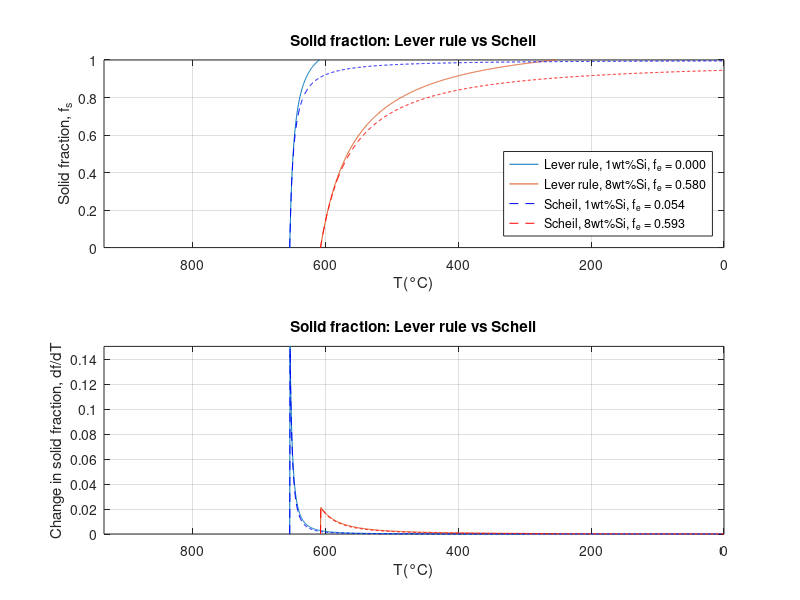

Write the MATLAB code that produced this figure. (Note: this script raises an error after producing the figure.)
%Prosjekt 3 - Eirik Andre NordbÃƒÂ¸, Tobias Mohn Werner
%



clear all
clc
close all
loop=1;
%---------------------------Constants----------------------------------
c.Tf = 660.4+273;   %[K]        Melting point of pure Al
c.Te = 577+273;     %[K]        Eutectic point Al-Si system
c.Ce = 12.6;        %[wt%]      Eutectic comp. Al-Si system
c.Cs = 1.8;         %[wt%]      Max solubility of Si in Al(s) Al-Si system
c.k = 0.13;         %           Partition coefficient (=Cl/Cs)
c.pc = 2.58*10^6;   %[J/K*m^3]  Volume heat capacity
c.dHf =9.5*10^8;    %[J/m^3]    Latent heat of fusion
c.ks = 210;         %[W/K*m]    Thermal conductivity (solid)
c.kl = 95;          %[W/K*m]    Thermal conductivity (liquid)
c.m=(c.Tf-c.Te)/c.Ce; %[K/wt%]
%----------------------------------------------------------------------

while loop ==1
%---------------------Assumptions for comparison-----------------------
C0_1=1; %[wt%Si]
C0_2=8; %[wt%Si]

TL(1)=c.Tf -c.m*C0_1;
TL(2)=c.Tf -c.m*C0_2;
%----------------------------------------------------------------------

%--------------Lever rule equilibrium fraction solid ------------------
fs_eq_lever=@(T,TL) (1/(1-c.k))*((TL-T)/(c.Tf-T));
dfs_eq=@(T,TL) (1/(c.k-1))*((TL-c.Tf)/(c.Tf-T)^2);
%----------------------------------------------------------------------

%-----------------------Lever rule Eutectic fraction-------------------
fe_eq=@(TL) 1-(1/(1-c.k))*((TL-c.Te)/(c.Tf-c.Te));
%----------------------------------------------------------------------

%--------------Scheil non-equilibrium fraction solid ------------------
fs_star_eq=@(T,TL) 1-((c.Tf-T)/(c.Tf-TL))^(1/(c.k-1));

%-----------------------Equilibrium fraction scheil-----------------
fe_eq_scheil=@(TL) ((c.Tf-c.Te)/(c.Tf-TL))^(1/(c.k-1));
%-------------------------------------------------------------------

o=menu('Velg oppgave:', 'Scheil vs Lever rule','X vs t/t*','X vs dX/dt','Heat flow model', 'Avslutt program');
%c)
switch o
    case 1
        
clear t
        
dT=0.5; %Temperature step
%initial values
T(1,1)=TL(1);
T(1,2)=TL(2);
fs(1,1)=0; 
dfs(1,1)=0; %df/dT
fs(1,2)=0;
dfs(1,2)=0;
j=1;
while (fs(j,1)<1) || (fs(j,2)<1)
    T(j+1,1)=T(j,1)-dT;
    T(j+1,2)=T(j,2)-dT;
    fs(j+1,1)=fs_eq_lever(T(j+1,1),TL(1));
    dfs(j+1,1)=dfs_eq(T(j+1,1),TL(1));
    fs(j+1,2)=fs_eq_lever(T(j+1,2),TL(2));
    dfs(j+1,2)=dfs_eq(T(j+1,2),TL(2));
    j=j+1;
end



figure(1)
subplot(2,1,1)

for i=1:length(TL)
    plot(T(:,i)-273,fs(:,i))
    hold on
end


grid;
xlabel('T(°C)')

ylabel('Solid fraction, f_s');

subplot(2,1,2)
for i=1:length(TL)
    plot(T(:,i)-273,dfs(:,i))
    hold on
end
axis([0 c.Tf -inf inf]);
set(gca,'xdir','reverse');
title('Solid fraction: Lever rule vs Scheil')
grid
xlabel('T(°C)')
ylabel('Change in solid fraction, df/dT');


% oppgave 1d


clear T 
T(1,1)=TL(1);
T(1,2)=TL(2);

fs_star(1,2)=0;
fs_star(1,1)=0;
j=1;
while T(j,1)>273 || T(j,2)>273
    T(j+1,1)=T(j,1)-dT;
    T(j+1,2)=T(j,2)-dT;
    fs_star(j+1,1)=fs_star_eq(T(j+1,1),TL(1));
    fs_star(j+1,2)=fs_star_eq(T(j+1,2),TL(2));
    j=j+1;
end

figure(1)
subplot(2,1,1)
plot(T(:,1)-273,fs_star(:,1),'--b',T(:,2)-273,fs_star(:,2),'--r')


%Creating the perfect plot------------------------------------------
axis([0 c.Tf 0 1]);
set(gca,'xdir','reverse');
title('Solid fraction: Lever rule vs Scheil')
fe1_lever=fe_eq(TL(1));
fe2_lever=fe_eq(TL(2));
fe1_scheil=fe_eq_scheil(TL(1));
fe2_scheil=fe_eq_scheil(TL(2));
if fe1_lever<0
    fe1_lever=0;
elseif fe2_lever<0
    fe2_lever=0;
end
strstart1=['Lever rule, ',num2str(C0_1)];
strend1=['wt%Si, f_e = ', num2str(fe1_lever,'%.3f')];
strstart2=['Lever rule, ',num2str(C0_2)];
strend2=['wt%Si, f_e = ', num2str(fe2_lever,'%.3f')];
str1=strcat(strstart1,strend1);
str2=strcat(strstart2,strend2);
strstart3=['Scheil, ',num2str(C0_1)];
strend3=['wt%Si, f_e = ', num2str(fe1_scheil,'%.3f')];
strstart4=['Scheil, ',num2str(C0_2)];
strend4=['wt%Si, f_e = ', num2str(fe2_scheil,'%.3f')];
str1=strcat(strstart1,strend1);
str2=strcat(strstart2,strend2);
str3=strcat(strstart3,strend3);
str4=strcat(strstart4,strend4);
legend(str1,str2,str3,str4,'Location','southeast')
%---------------------------------------------------------------------


clear T 
T(1,1)=TL(1);
T(1,2)=TL(2);
dfs_star_eq = @(T,TL) (1)/(c.k-1)*((1)/(c.Tf-TL))^((1)/(c.k-1))*(c.Tf-T)^((2-c.k)/(c.k-1));

j=1;
while T(j,1)>273 || T(j,2)>273
    T(j+1,1)=T(j,1)-dT;
    T(j+1,2)=T(j,2)-dT;
    dfs_star(j+1,1)=dfs_star_eq(T(j+1,1),TL(1));
    dfs_star(j+1,2)=dfs_star_eq(T(j+1,2),TL(2));
    j=j+1;
end
figure(1)
subplot(2,1,2)
plot(T(:,1)-273,-dfs_star(:,1),'--b',T(:,2)-273,-dfs_star(:,2),'--r')

%e) 

    case 2
t_star=1; 
%----------------------Johnson-Mehl-Avrami equation------------------------
X_JMA=@(Xc,t,n) 1-(1-Xc)^((t/t_star)^n);

clear t, 

Xc=[0.05, 0.15];
n=[1,2,3];
dt=0.6;
X=ones(length(n),length(Xc),1000); %Creating a 3D matrix with 1000 time values.
for k=1:length(n)
    for i=1:length(Xc)
        j=1;
        X(k,i,j)=0;
        t(j)=0;
        while X(k,i,j)<0.97
            t(j+1)=t(j)+dt;
            X(k,i,j+1) = X_JMA(Xc(i),t(j+1),n(k));
            j=j+1;
        end
        t_plot=t; %saves the longest time vector for plotting
    end
end

figure(2)
str1=['Xc = ', num2str(Xc(1))];
str2=['Xc = ', num2str(Xc(2))];  

for k=1:length(n)
    subplot(3,1,k)
    str_n=[', n = ', num2str(n(k))];
    for i=1:length(Xc)
        X_n(i,:)=X(k,i,:);
        plot(t_plot./t_star,X_n(i,1:length(t_plot)));
        hold on
    end
    if k==1
       title('JMA eq. X vs t/t*') 
    elseif k==2
        ylabel('X')
    end
    legend(strcat(str1,str_n),strcat(str2,str_n));  
end

xlabel('t/t*')

%h)
    case 3
%dX/dt vs X
%--------------------------------------------------------------------------
dXdt_eq = @(t_star,Xc,n,X) (n.*(1-X).*log(1-X))./(t_star.*(log(1-X)./log(1-Xc)).^(1/n));
%--------------------------------------------------------------------------
clear X 

n=[1,2,3];
Xc=[0.05, 0.15];
t_star=1;
Xgrid=1000;
dXdt=ones(length(n),length(Xc),Xgrid);

for k=1:length(n)
    for i=1:length(Xc)
        X(k,i,:)=linspace(0,1,Xgrid); %Creating a 3D matrix with 1000 time values.
        dXdt(k,i,:) = dXdt_eq(t_star,Xc(i),n(k),X(k,i,:));
    end
end

figure (3)
str1=['Xc = ', num2str(Xc(1))];
str2=['Xc = ', num2str(Xc(2))];  

for k=1:length(n)
    subplot(3,1,k)
    str_n=[', n = ', num2str(n(k))];
    for i=1:length(Xc)
        Xplot(:)=X(k,i,:);
        dXdtplot(:)=dXdt(k,i,:);
        plot(Xplot,dXdtplot);
        hold on
    end
    if k==1
       title('X vs dX/dt') 
    elseif k==2
        ylabel('dX/dt')
    end
    legend(strcat(str1,str_n),strcat(str2,str_n));  
end
xlabel('X')


%%
%Heat flow model
    case 4
clear n t X TL Xc fs T_lev TLplot TEutPlot fm fs 
%-----------------------------Input parameters-----------------------------
t_r=6;               %s
C0_r=4;              %wt%Si
TL=c.Tf -c.m*C0_r;%K
T_n=TL-2;        %K
Xc=0.05;      
a=1;                 %K/s
Neq=1;               %Neq=Nr/N
%--------------------------------------------------------------------------
loop2=1;
while loop2==1
    o2=menu('Velg deloppgave:', 'Angi parametere','Bekreftelse av model?','Tilbake');
    %c)
        switch o2
            case 1
                n=1;
                eq_or_non_eq=1;
                %Asking user for n value
                prompt = {'Enter dimention size, n=[1,2,3]:','Scheil=1, Equilibrium=2'};
                dlg_title = 'Input';
                num_lines = 1;
                defaultans = {num2str(n),num2str(eq_or_non_eq)};
                answer=inputdlg(prompt,dlg_title,num_lines,defaultans);
                if str2num(answer{1})>3 || str2num(answer{1})<1
                    display('Not a valid number of dimensions!')
                    return
                end
                n = str2num(answer{1});
                eq_or_non_eq=str2num(answer{2});

                if eq_or_non_eq==2
                    fs_eq=fs_eq_lever;
                    f_eut=fe_eq;
                else
                    fs_eq=fs_star_eq;
                    f_eut=fe_eq_scheil;
                end

                %Finding value for fm_r
                dT_r=TL-T_n;
                fm_r=fs_eq(T_n,TL);


                %----------------------------Equation for t*-------------------------------
                t_star_eq=@(dT,C0,fm,n) t_r*((dT_r/dT)^2)*(C0/C0_r)*((Neq)^(1/n))*(((fm/fm_r))^(1/n));
                %--------------------------------------------------------------------------

                %Starting value-----
                t_star_i=t_star_eq(dT_r,C0_r,fm_r,n);
                dt=0.01;
                t(1)=dt;
                dX=-dt*((1-Xc)^((t(1)/t_star_i)^n))*log(1-Xc)*((t(1)/t_star_i)^n)*(n/t(1));
                X(1)=dX;
                %-------------------
                j=1;
                k=1;
                T_lev(1)=TL+5;
                fs(1)=0;
                fm(1)=fs_eq(T_n,TL);
                TLplot(1)=TL;
                TEutPlot(1)=c.Te;

                while X(k)<=0.99 %Transient part and solid growth (nucleation)
                    if T_lev(j)<=T_n
                        dT(k)=TL-T_lev(j);
                        t_star(k)=t_star_eq(dT(k),C0_r,fm(k),n);
                        dX_dt=-(n*(1-X(k))*log(abs(1-X(k))))/(t_star(k)*(log(abs(1-X(k)))/log(1-Xc))^(1/n));
                        fs(k+1)=fs(k)+fm(k)*(dX_dt)*dt;
                        T_lev(j+1)=T_lev(j)+dt*(-a+(c.dHf/c.pc)*(fs(k+1)-fs(k))/dt);
                        fm(k+1)=fs_eq(T_lev(j+1),TL);
                        X(k+1)=fs(k+1)/fm(k+1);
                        k=k+1;
                    else
                        T_lev(j+1)=T_lev(j)-dt*a;
                    end
                    TLplot(j+1)=TL;
                    TEutPlot(j+1)=c.Te;
                    t(j+1)=t(j)+dt;
                    j=j+1;
                end
                a_star=a*(c.ks/c.kl);

                T_smooth=T_lev(j)-10;
                grid=50;
                smooth_a=linspace(a,a_star,grid);
                l=1;
                while T_lev(j)>c.Te %Steady state growth
                    if l<grid+1 %for smooth transition between a and a*
                       a_star_adj=smooth_a(l);
                       l=l+1;
                    end
                    dT(k)=TL-T_lev(j); 
                    dfm_dT=(fm(k)-fm(k-1))/((TL-dT(k))-(TL-dT(k-1)));
                    T_lev(j+1)=T_lev(j)+a_star_adj*dt*((c.dHf/(c.pc)*dfm_dT)-1)^(-1);
                    t(j+1)=t(j)+dt;
                    fm(k+1)=fs_eq(T_lev(j+1),TL);

                    TLplot(j+1)=TL;
                    TEutPlot(j+1)=c.Te;
                    k=k+1;
                    j=j+1;
                end

                %Isothermal eutectic growth
                t1=t(j-1);
                t2=t1+(c.dHf/(a_star*c.pc))*f_eut(TL);
                while t(j)<t2
                    T_lev(j+1)=c.Te;
                    t(j+1)=t(j)+dt;
                    TLplot(j+1)=TL;
                    TEutPlot(j+1)=c.Te;
                    j=j+1;
                end


                figure
                plot(t,T_lev,t,TLplot,'--y',t,TEutPlot, '--y');
                
            case 2
                
            case 3
                loop2=0;
        end

end %while loop for heat flow model menu


    case 5

        loop=0;
end     %menyswitch
end     %restartloop
